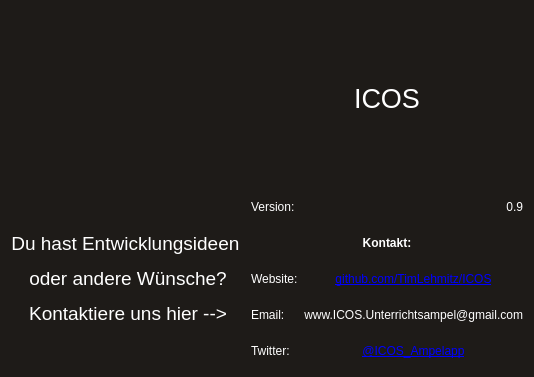
<?xml version="1.0" encoding="UTF-8"?>
<ui version="4.0">
 <class>Form</class>
 <widget class="QWidget" name="Form">
  <property name="geometry">
   <rect>
    <x>0</x>
    <y>0</y>
    <width>532</width>
    <height>377</height>
   </rect>
  </property>
  <property name="windowTitle">
   <string>Form</string>
  </property>
  <property name="styleSheet">
   <string notr="true">background-color: rgb(30, 27, 24);
color: rgb(255, 255, 255);</string>
  </property>
  <layout class="QGridLayout" name="gridLayout_2">
   <item row="0" column="0">
    <layout class="QHBoxLayout" name="horizontalLayout">
     <item>
      <layout class="QGridLayout" name="gridLayout_3">
       <item row="0" column="0">
        <widget class="QLabel" name="label_2">
         <property name="sizePolicy">
          <sizepolicy hsizetype="Preferred" vsizetype="Preferred">
           <horstretch>0</horstretch>
           <verstretch>0</verstretch>
          </sizepolicy>
         </property>
         <property name="text">
          <string/>
         </property>
         <property name="pixmap">
          <pixmap>grafiken/icon.ico</pixmap>
         </property>
         <property name="scaledContents">
          <bool>true</bool>
         </property>
         <property name="alignment">
          <set>Qt::AlignCenter</set>
         </property>
         <property name="wordWrap">
          <bool>false</bool>
         </property>
        </widget>
       </item>
       <item row="1" column="0">
        <widget class="QLabel" name="label_13">
         <property name="text">
          <string>&lt;html&gt;&lt;head/&gt;&lt;body&gt;&lt;p align=&quot;center&quot;&gt;&lt;span style=&quot; font-size:14pt;&quot;&gt;Du hast Entwicklungsideen &lt;/span&gt;&lt;/p&gt;&lt;p align=&quot;center&quot;&gt;&lt;span style=&quot; font-size:14pt;&quot;&gt;oder andere Wünsche?&lt;/span&gt;&lt;/p&gt;&lt;p align=&quot;center&quot;&gt;&lt;span style=&quot; font-size:14pt;&quot;&gt;Kontaktiere uns hier --&amp;gt;&lt;/span&gt;&lt;/p&gt;&lt;/body&gt;&lt;/html&gt;</string>
         </property>
         <property name="alignment">
          <set>Qt::AlignLeading|Qt::AlignLeft|Qt::AlignVCenter</set>
         </property>
        </widget>
       </item>
      </layout>
     </item>
     <item>
      <layout class="QVBoxLayout" name="verticalLayout">
       <item>
        <widget class="QLabel" name="label">
         <property name="font">
          <font>
           <family>Arial</family>
           <pointsize>20</pointsize>
          </font>
         </property>
         <property name="text">
          <string>ICOS</string>
         </property>
         <property name="alignment">
          <set>Qt::AlignCenter</set>
         </property>
        </widget>
       </item>
       <item>
        <layout class="QGridLayout" name="gridLayout">
         <item row="2" column="1">
          <widget class="QLabel" name="label_8">
           <property name="text">
            <string>&lt;html&gt;&lt;head/&gt;&lt;body&gt;&lt;p&gt;&lt;a href=&quot;https://github.com/TimLehmitz/ICOS&quot;&gt;&lt;span style=&quot; text-decoration: underline; color:#0000ff;&quot;&gt;github.com/TimLehmitz/ICOS&lt;/span&gt;&lt;/a&gt;&lt;/p&gt;&lt;/body&gt;&lt;/html&gt;</string>
           </property>
           <property name="alignment">
            <set>Qt::AlignCenter</set>
           </property>
          </widget>
         </item>
         <item row="3" column="1">
          <widget class="QLabel" name="label_7">
           <property name="text">
            <string>&lt;html&gt;&lt;head/&gt;&lt;body&gt;&lt;p align=&quot;right&quot;&gt;www.ICOS.Unterrichtsampel@gmail.com&lt;/p&gt;&lt;/body&gt;&lt;/html&gt;</string>
           </property>
           <property name="alignment">
            <set>Qt::AlignCenter</set>
           </property>
          </widget>
         </item>
         <item row="0" column="1">
          <widget class="QLabel" name="label_6">
           <property name="text">
            <string>&lt;html&gt;&lt;head/&gt;&lt;body&gt;&lt;p align=&quot;right&quot;&gt;0.9&lt;/p&gt;&lt;/body&gt;&lt;/html&gt;</string>
           </property>
          </widget>
         </item>
         <item row="0" column="0">
          <widget class="QLabel" name="label_3">
           <property name="text">
            <string>Version:</string>
           </property>
          </widget>
         </item>
         <item row="3" column="0">
          <widget class="QLabel" name="label_4">
           <property name="text">
            <string>Email:</string>
           </property>
          </widget>
         </item>
         <item row="2" column="0">
          <widget class="QLabel" name="label_10">
           <property name="text">
            <string>Website:</string>
           </property>
          </widget>
         </item>
         <item row="4" column="0">
          <widget class="QLabel" name="label_9">
           <property name="text">
            <string>Twitter:</string>
           </property>
          </widget>
         </item>
         <item row="4" column="1">
          <widget class="QLabel" name="label_11">
           <property name="text">
            <string>&lt;html&gt;&lt;head/&gt;&lt;body&gt;&lt;p&gt;&lt;a href=&quot;https://twitter.com/ICOS_Ampelapp&quot;&gt;&lt;span style=&quot; text-decoration: underline; color:#0000ff;&quot;&gt;@ICOS_Ampelapp&lt;/span&gt;&lt;/a&gt;&lt;/p&gt;&lt;/body&gt;&lt;/html&gt;</string>
           </property>
           <property name="alignment">
            <set>Qt::AlignCenter</set>
           </property>
          </widget>
         </item>
         <item row="1" column="0" colspan="2">
          <widget class="QLabel" name="label_5">
           <property name="text">
            <string>&lt;html&gt;&lt;head/&gt;&lt;body&gt;&lt;p align=&quot;center&quot;&gt;&lt;span style=&quot; font-weight:600;&quot;&gt;Kontakt:&lt;/span&gt;&lt;/p&gt;&lt;/body&gt;&lt;/html&gt;</string>
           </property>
           <property name="alignment">
            <set>Qt::AlignCenter</set>
           </property>
          </widget>
         </item>
        </layout>
       </item>
      </layout>
     </item>
    </layout>
   </item>
  </layout>
 </widget>
 <resources/>
 <connections/>
</ui>
